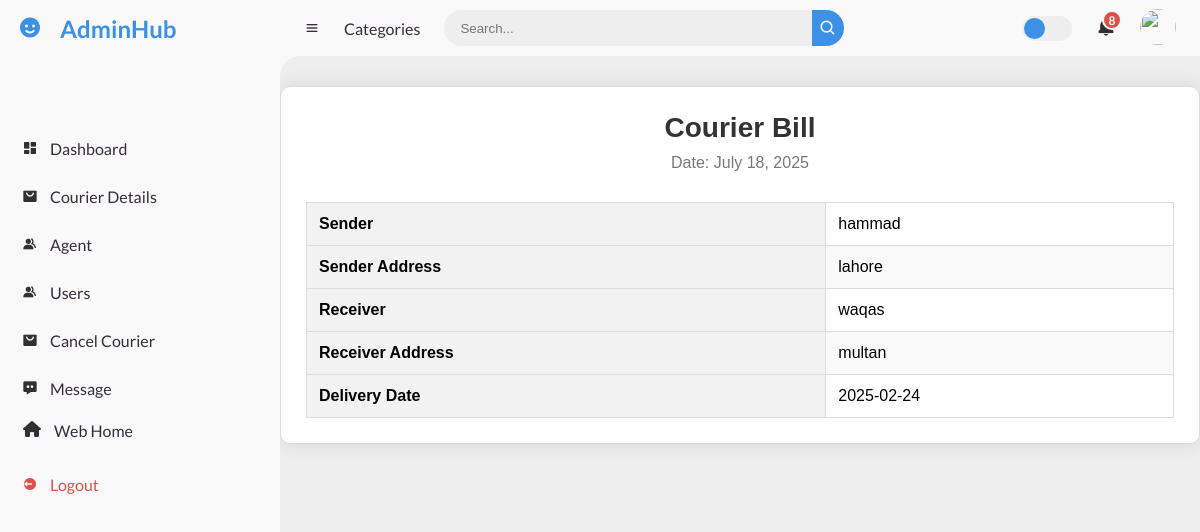
The page /admin/bill.php?id=11 (signed in) on the database its author committed.
### tables this page shows
CREATE TABLE `registration` (
  `courier_id` int(20) NOT NULL,
  `sender_name` varchar(255) NOT NULL,
  `sender_email` varchar(100) NOT NULL,
  `company_name` varchar(50) NOT NULL,
  `sender_number` varchar(20) NOT NULL,
  `addres` text NOT NULL,
  `r_name` varchar(255) NOT NULL,
  `r_number` varchar(20) NOT NULL,
  `r_addres` text NOT NULL,
  `package_weight` decimal(5,2) NOT NULL,
  `package_dec` text NOT NULL,
  `deilvery_date` date NOT NULL,
  `image` blob NOT NULL,
  `agent_name` varchar(100) NOT NULL,
  `user_id` int(11) NOT NULL,
  `status` varchar(50) NOT NULL DEFAULT 'Pending'
);

### admin/bill.php (the view, shortened to what this page needs)
<?php
include "navbar.php";
include "../conn.php";
if (isset($_GET['id'])) {
    $courier_id = $_GET['id'];
} else {
    echo "<p>Courier ID is missing.</p>";
    exit();
}
$sql = "SELECT * FROM registration WHERE courier_id = ?";
$stmt = $conn->prepare($sql);
$stmt->bind_param("i", $courier_id);
$stmt->execute();
$result = $stmt->get_result();
$bill = $result->fetch_assoc();
?>
<!DOCTYPE html>
<html lang="en">
<head>
</head>
<body>
<div class="bill-container">
    <div class="bill-header">
        <h3>Courier Bill</h3>
        <p>Date: <span id="current-date"></span></p>
    </div>
    <table class="bill-details">
        <tr>
            <th>Sender</th>
            <td><?php echo htmlspecialchars($bill['sender_name']); ?></td>
        </tr>
        <tr>
            <th>Sender Address</th>
            <td><?php echo htmlspecialchars($bill['addres']); ?></td>
        </tr>
        <tr>
            <th>Receiver</th>
            <td><?php echo htmlspecialchars($bill['r_name']); ?></td>
        </tr>
        <tr>
            <th>Receiver Address</th>
            <td><?php echo htmlspecialchars($bill['r_addres']); ?></td>
        </tr>
        <tr>
            <th>Delivery Date</th>
            <td><?php echo htmlspecialchars($bill['deilvery_date']); ?></td>
        </tr>
    </table>
</div>
</body>
</html>

### admin/style.css (style rules this page uses)
* { margin: 0; padding: 0; box-sizing: border-box; }
:root { --poppins: 'Poppins', sans-serif; --lato: 'Lato', sans-serif; --light: #F9F9F9; --blue: #3C91E6; --light-blue: #CFE8FF; --grey: #eee; --dark-grey: #AAAAAA; --dark: #342E37; --red: #DB504A; --yellow: #FFCE26; --light-yellow: #FFF2C6; --orange: #FD7238; --light-orange: #FFE0D3; }
html { overflow-x: hidden; }
body { background: var(--grey); overflow-x: hidden; }

### admin/bill.php (style rules this page uses)
.bill-container { max-width: 1000px; margin: 30px auto; padding: 25px; border: 1px solid #ddd; border-radius: 10px; box-shadow: 0px 0px 20px rgba(0, 0, 0, 0.1); background-color: #fff; font-family: 'Arial', sans-serif; }
.bill-header { text-align: center; margin-bottom: 25px; }
.bill-header h3 { font-size: 28px; color: #333; margin-bottom: 10px; }
.bill-header p { font-size: 16px; color: #777; }
.bill-details { width: 100%; border-collapse: collapse; margin-top: 30px; }
.bill-details th, .bill-details td { padding: 12px; font-size: 16px; border: 1px solid #ddd; text-align: left; }
.bill-details th { background-color: #f2f2f2; font-weight: bold; }
.bill-details tr:nth-child(even) { background-color: #f9f9f9; }

### rows shown on the page
registration: sender_name "hammad", addres "lahore", r_name "waqas", r_addres "multan", deilvery_date "2025-02-24"
